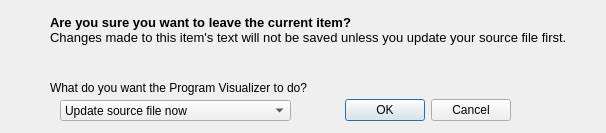
<?xml version="1.0" encoding="UTF-8"?>
<ui version="4.0">
 <class>UpdateDialog</class>
 <widget class="QDialog" name="UpdateDialog">
  <property name="geometry">
   <rect>
    <x>0</x>
    <y>0</y>
    <width>606</width>
    <height>133</height>
   </rect>
  </property>
  <property name="windowTitle">
   <string>Confirm Selection Change</string>
  </property>
  <widget class="QDialogButtonBox" name="buttonBox">
   <property name="geometry">
    <rect>
     <x>340</x>
     <y>90</y>
     <width>171</width>
     <height>41</height>
    </rect>
   </property>
   <property name="orientation">
    <enum>Qt::Horizontal</enum>
   </property>
   <property name="standardButtons">
    <set>QDialogButtonBox::Cancel|QDialogButtonBox::Ok</set>
   </property>
  </widget>
  <widget class="QComboBox" name="decisionBox">
   <property name="geometry">
    <rect>
     <x>60</x>
     <y>100</y>
     <width>231</width>
     <height>21</height>
    </rect>
   </property>
   <item>
    <property name="text">
     <string>Update source file now</string>
    </property>
   </item>
   <item>
    <property name="text">
     <string>Leave item without updating source file</string>
    </property>
   </item>
   <item>
    <property name="text">
     <string>Do not leave current item</string>
    </property>
   </item>
  </widget>
  <widget class="QLabel" name="message">
   <property name="geometry">
    <rect>
     <x>50</x>
     <y>10</y>
     <width>531</width>
     <height>41</height>
    </rect>
   </property>
   <property name="text">
    <string>&lt;!DOCTYPE HTML PUBLIC &quot;-//W3C//DTD HTML 4.0//EN&quot; &quot;http://www.w3.org/TR/REC-html40/strict.dtd&quot;&gt;
&lt;html&gt;&lt;head&gt;&lt;meta name=&quot;qrichtext&quot; content=&quot;1&quot; /&gt;&lt;style type=&quot;text/css&quot;&gt;
p, li { white-space: pre-wrap; }
&lt;/style&gt;&lt;/head&gt;&lt;body style=&quot; font-family:'MS Shell Dlg 2'; font-size:8.25pt; font-weight:400; font-style:normal;&quot;&gt;
&lt;p style=&quot; margin-top:0px; margin-bottom:0px; margin-left:0px; margin-right:0px; -qt-block-indent:0; text-indent:0px;&quot;&gt;&lt;span style=&quot; font-size:10pt; font-weight:600;&quot;&gt;Are you sure you want to leave the current item?&lt;/span&gt;&lt;/p&gt;
&lt;p style=&quot; margin-top:0px; margin-bottom:0px; margin-left:0px; margin-right:0px; -qt-block-indent:0; text-indent:0px;&quot;&gt;&lt;span style=&quot; font-size:10pt;&quot;&gt;Changes made to this item's text will not be saved unless you update your source file first.&lt;/span&gt;&lt;/p&gt;&lt;/body&gt;&lt;/html&gt;</string>
   </property>
  </widget>
  <widget class="QLabel" name="label">
   <property name="geometry">
    <rect>
     <x>50</x>
     <y>80</y>
     <width>261</width>
     <height>16</height>
    </rect>
   </property>
   <property name="text">
    <string>What do you want the Program Visualizer to do?</string>
   </property>
  </widget>
 </widget>
 <resources/>
 <connections>
  <connection>
   <sender>buttonBox</sender>
   <signal>accepted()</signal>
   <receiver>UpdateDialog</receiver>
   <slot>accept()</slot>
   <hints>
    <hint type="sourcelabel">
     <x>248</x>
     <y>254</y>
    </hint>
    <hint type="destinationlabel">
     <x>157</x>
     <y>274</y>
    </hint>
   </hints>
  </connection>
  <connection>
   <sender>buttonBox</sender>
   <signal>rejected()</signal>
   <receiver>UpdateDialog</receiver>
   <slot>reject()</slot>
   <hints>
    <hint type="sourcelabel">
     <x>316</x>
     <y>260</y>
    </hint>
    <hint type="destinationlabel">
     <x>286</x>
     <y>274</y>
    </hint>
   </hints>
  </connection>
 </connections>
</ui>
